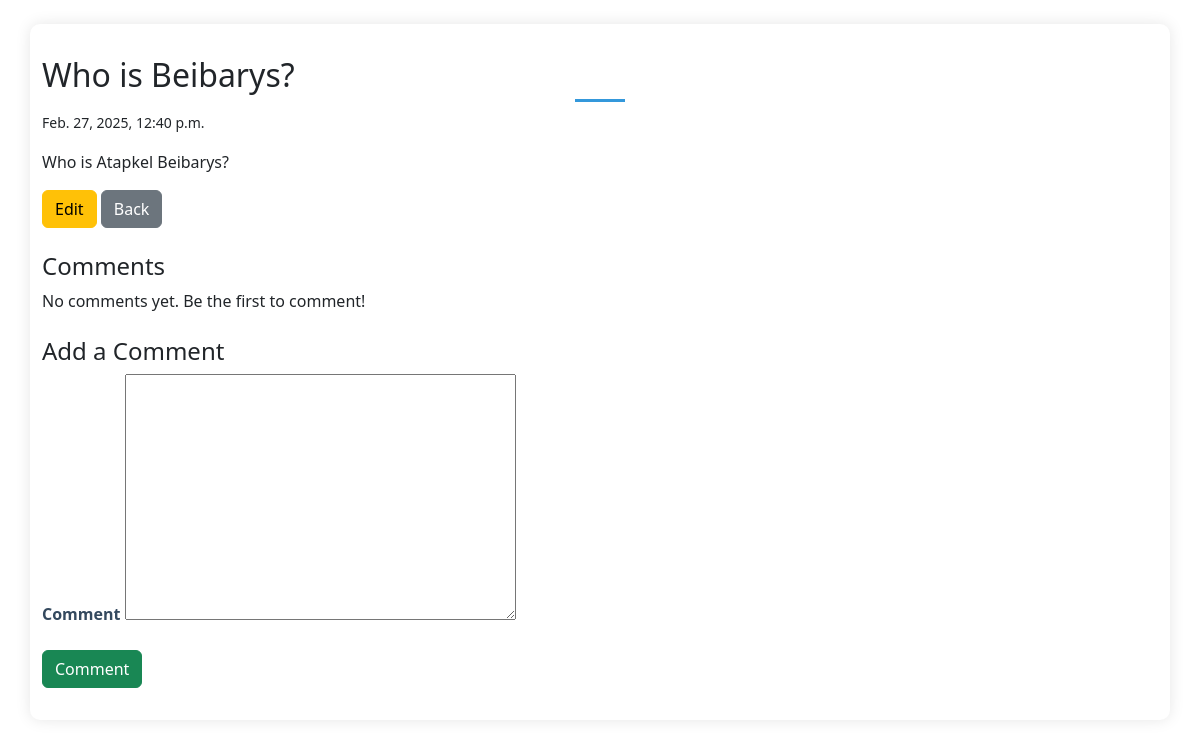
Screenshot of /3/ with the database file from the repository.
### questions/models.py (models this page shows, shortened)
class Question(models.Model):
    title = models.CharField(max_length=255)
    description = models.TextField()
    created_at = models.DateTimeField(auto_now_add=True)
    updated_at = models.DateTimeField(auto_now=True)

### questions/views.py (the view)
# urls.py: path('<int:id>/', views.detail, name='question_detail'),
def detail(request, id):
    question = Question.objects.get(id=id)
    comments = Comment.objects.filter(question=question)
    if request.method == "POST":
        form = CommentForm(request.POST)
        if form.is_valid():
            comment = form.save(commit=False)
            comment.question = question
            comment.save()
            return redirect('question_detail', id=id)
    else:
        form = CommentForm()
    return render(request, 'questions/view_question.html', {'question': question,
                                                     'form': form,
                                                     'comments': comments})

### questions/forms.py
class CommentForm(forms.ModelForm):
    class Meta:
        model = Comment
        fields = ['content']

### templates/questions/view_question.html (shortened to what this page needs)
<!DOCTYPE html>
{% load static %}
<html lang="en">
<head>
        <link rel="stylesheet" href="{% static 'main.css' %}">
    <link href="https://cdn.jsdelivr.net/npm/bootstrap@5.3.0/dist/css/bootstrap.min.css" rel="stylesheet">
</head>
<body>
    <div class="container mt-4">
        <h2>{{ question.title }}</h2>
        <p><small>{{ question.created_at }}</small></p>
        <p>{{ question.description }}</p>
        <a href="{% url 'update' question.id %}" class="btn btn-warning">Edit</a>
        <a href="/" class="btn btn-secondary">Back</a>
        <h4 class="mt-4">Comments</h4>
        {% for comment in comments %}
            <div class="card p-3 mb-3">
                <p>{{ comment.content }}</p>
                <small class="text-muted">{{ comment.created_at }}</small>
            </div>
        {% empty %}
            <p>No comments yet. Be the first to comment!</p>
        {% endfor %}
        <h4 class="mt-4">Add a Comment</h4>
        <form method="POST">
            <div class="mb-3">
                <label class="form-label">Comment</label>
                {{ form.content }}
            </div>
            <button type="submit" class="btn btn-success">Comment</button>
        </form>
    </div>
</body>
</html>

### static/main.css (style rules this page uses)
body { background: black; font-family: 'Segoe UI', Tahoma, Geneva, Verdana, sans-serif; }
.container { max-width: 800px; padding: 2rem; background: white; border-radius: 10px; box-shadow: 0 0 15px rgba(0,0,0,0.1); margin-top: 2rem; margin-bottom: 2rem; }
h2 { color: #2c3e50; font-weight: 700; margin-bottom: 1.5rem; position: relative; padding-bottom: 0.5rem; }
h2:after { content: ''; position: absolute; bottom: 0; left: 50%; transform: translateX(-50%); width: 50px; height: 3px; background: #3498db; }
.form-label { font-weight: 600; color: #34495e; }
.btn { border-radius: 8px; padding: 0.5rem 1.5rem; font-weight: 600; transition: all 0.3s ease; }
.btn-success { background-color: #2ecc71; border-color: #2ecc71; }

### rows the page displays
Question: title "Who is Beibarys?", created_at "Feb. 27, 2025, 12:40 p.m.", description "Who is Atapkel Beibarys?"
